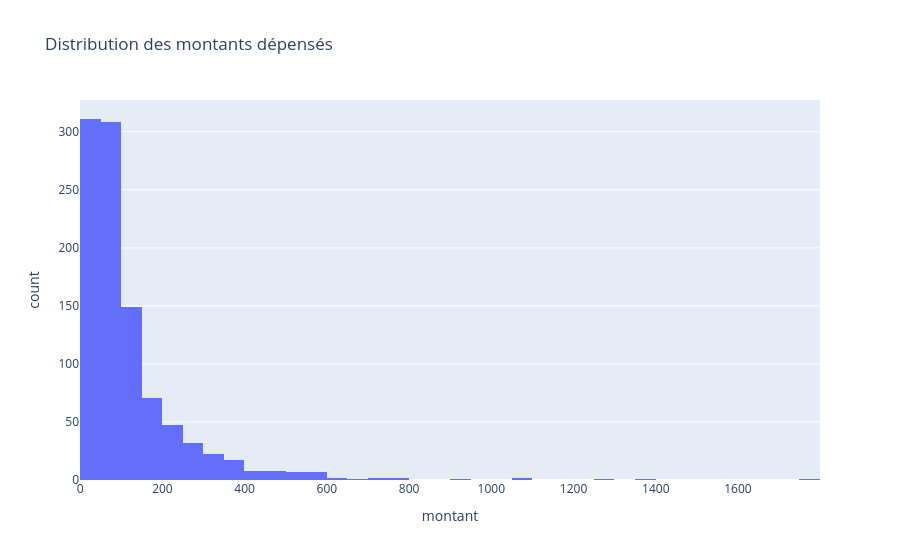

Source (notebook cell):
### Markdown cell above
### Exercice 6.1 — Histogramme : la distribution des montants

Importe `plotly.express` sous l'alias `px`, puis trace l'histogramme de la colonne `montant` avec 50 barres. Donne-lui un titre.

Que remarques-tu sur la forme de la distribution ?

### Code cell
import plotly.express as px

px.histogram(df, x="montant", nbins=50, title="Distribution des montants dépensés")

### Figure 1 — Plotly figure (JSON) as saved in the notebook; plotly's stock layout.template omitted (floating-point values rounded to 4 significant figures; data arrays with more than 128 entries replaced by an {"elided": "..."} marker saying what was removed)
{"data": [{"bingroup": "x", "hovertemplate": "montant=%{x}<br>count=%{y}<extra></extra>", "legendgroup": "", "marker": {"color": "#636efa", "pattern": {"shape": ""}}, "name": "", "nbinsx": 50, "orientation": "v", "showlegend": false, "type": "histogram", "x": {"elided": "1000 float values"}, "xaxis": "x", "yaxis": "y"}], "layout": {"barmode": "relative", "legend": {"tracegroupgap": 0}, "title": {"text": "Distribution des montants dépensés"}, "xaxis": {"anchor": "y", "domain": [0, 1], "title": {"text": "montant"}}, "yaxis": {"anchor": "x", "domain": [0, 1], "title": {"text": "count"}}}}
